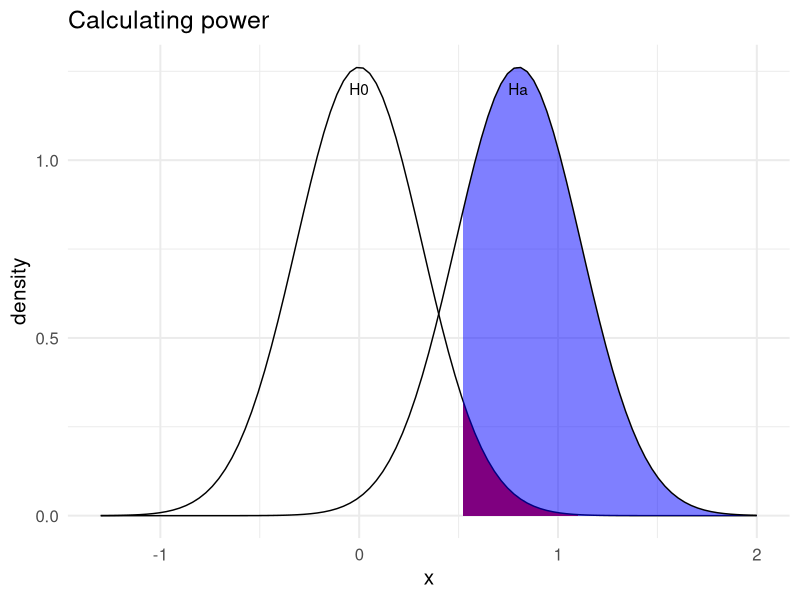

Reproduce this figure in R.
## ---- chunk 1
qnorm(p = 0.05, mean = 0, sd = 1/sqrt(10), lower.tail = F)
## ---- chunk 2
pnorm(q = 0.5201484, mean = 0.8, 1/sqrt(10), lower.tail = F)
## ---- chunk 3
library(ggplot2)
ggplot(data = data.frame(x = c(-1.3, 2)), aes(x)) + 
    geom_area(stat = "function", fun = dnorm, args = list(mean = 0, sd = 1/sqrt(10)), 
            fill = "red", xlim = c(0.5201484, 1.1)) +
  stat_function(fun = dnorm, n = 101, args = list(mean = 0, sd = 1/sqrt(10))) +
  labs(y = "density") + 
  theme_minimal(base_size = 15) +
  labs(title = "Calculating power") +
  geom_area(stat = "function", fun = dnorm, args = list(mean = 0.8, sd = 1/sqrt(10)), 
            fill = "blue", xlim = c(0.5201484, 2.0), alpha = 0.5) +
  stat_function(fun = dnorm, n = 101, args = list(mean = 0.8, sd = 1/sqrt(10))) +
  geom_text(aes(x = 0, y = 1.2), label = "H0", check_overlap = T) +
  geom_text(aes(x = 0.8, y = 1.2), label = "Ha", check_overlap = T)

## ---- chunk 4
n <- 13
z <- qnorm(p = 0.05, mean = 0, sd = 1/sqrt(n), lower.tail = F)
pnorm(q = z, mean = 0.8, sd = 1/sqrt(n), lower.tail = F)

n <- 14
z <- qnorm(p = 0.05, mean = 0, sd = 1/sqrt(n), lower.tail = F)
pnorm(q = z, mean = 0.8, sd = 1/sqrt(n), lower.tail = F)
